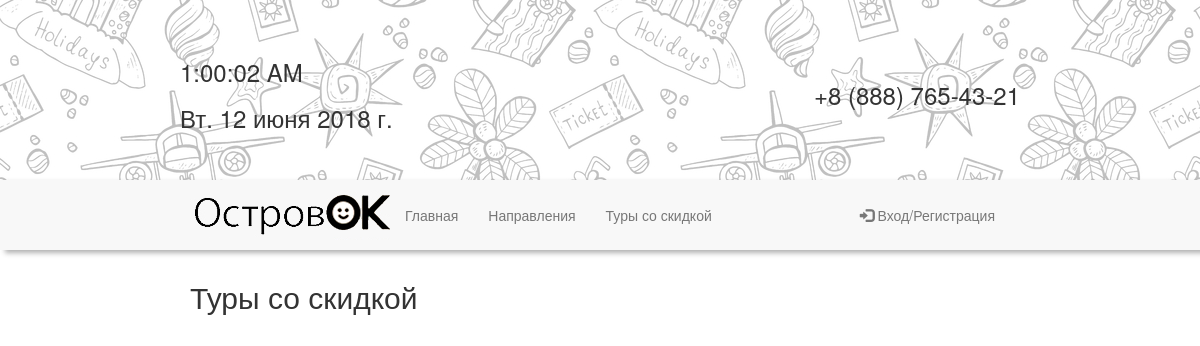
Before: /Travel/discount_tours/ with the older database file.
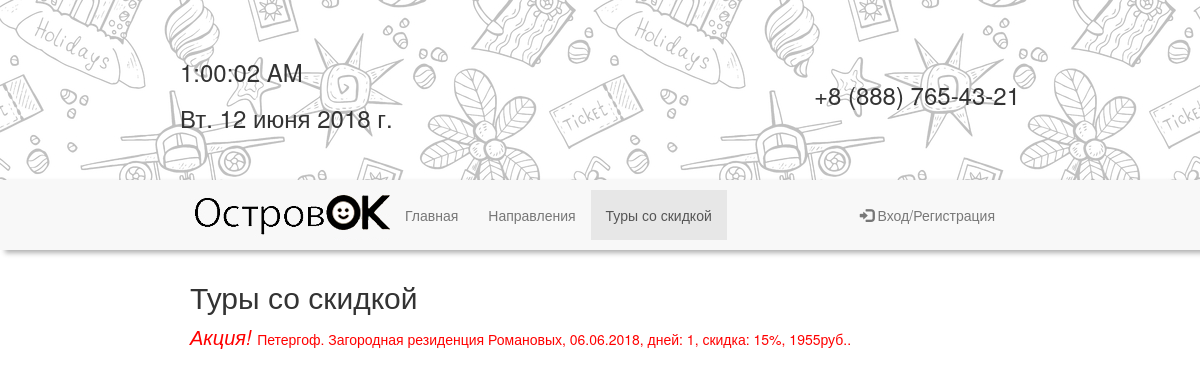
After: the same page with the newer database file.
### Travel/models.py (models this page shows, shortened)
class Tour(models.Model):
    name = models.CharField('Название тура', max_length=50)
    type = models.ForeignKey(TourType, null=True, verbose_name='Тип тура')
    description = RichTextUploadingField('Описание тура')
    city = models.ForeignKey(City, null=True, verbose_name='Населенный пункт')
    date = models.DateField('Дата тура')
    days = models.PositiveIntegerField('Дней', default=1, validators=[MinValueValidator(1)])
    hotel = models.ForeignKey(Hotel, null=True, blank=True, verbose_name='Гостиница')
    hotel_price = models.PositiveIntegerField('Цена за номер', default=0)
    tour_price = models.PositiveIntegerField('Цена тура', default=0)
    discount = models.PositiveIntegerField('Скидка', default=0, validators=[MaxValueValidator(100)])
    def __str__(self):
        if self.discount>0:
            if self.hotel is None:
                price=self.tour_price*(100-self.discount)/100
                return (
                    str(self.name)
                    + ', '
                    + str(self.date.strftime('%d.%m.%Y'))
                    + ', дней: '
                    + str(self.days)
                    + ', скидка: '
                    + str(self.discount)
                    + '%, '
                    + str(int(price))
                    + 'руб.')
    class Meta:
        verbose_name_plural='Туры'
        verbose_name='тур'

### Travel/views.py (the view)
def discount_tours(request):
    discount_tours = Tour.objects.all().exclude(discount = 0)
    return render(request, 'Travel/discount_tours.html', {'discount_tours':discount_tours})

### Travel/templates/Travel/discount_tours.html (shortened to what this page needs)
{% extends "base.html" %}
{% block content %}
    <h2>Туры со скидкой</h2>
    {% for tour in discount_tours %}
		<a href="/Travel/tour/{{ tour.id }}" title="Нажмите чтобы узнать подробнее">
			<font color="red">
				<i style="font-size:20px;">Акция! </i>
				{{ tour }}.
			</font>
			<br>
		</a>
    {% endfor %}
{% endblock content %}

Changed rows visible on the page:
added Tour: discount+hotel+tour_price "Петергоф. Загородная резиденция Романовых, 06.06.2018, дней: 1, скидка: 15%, 1955руб."
